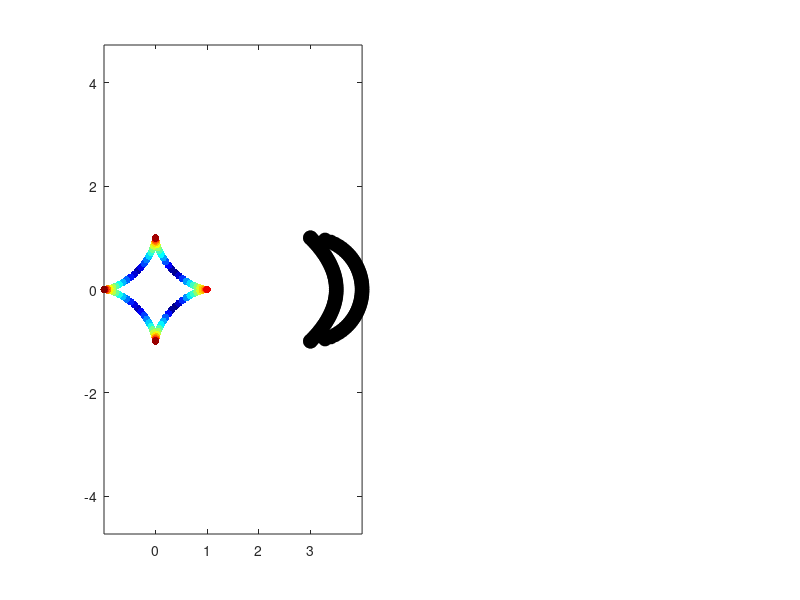

The MATLAB script that drew this image: (Note: this script raises an error after producing the figure.)
%% script to compare the sliced wasserstein formulation for point clouds with exact wasserstein projection
% julien.rabin@unicaen.fr - 2013

clear all, 
%close all,
%clc

% parameters
d = 2; % number of directions
n = 1e2;

Nmax_comp = 2e3; % maximum number of points for comparison with Mosek
Nmax_plot = 5e3; % maximum number of points for color point display


%% 0) Generate input point-clouds

x = linspace(0,1,n)*2*pi;
Y = [];
if 1 % generate curves

    % Y{end+1} = [cos(4*x); sin(4*x) ];  % circle
    % Y{end+1} = [cos(x)+.1*cos(15*x); sin(x)+.1*sin(15*x) ];  % flower
    % Y{end+1} = [cos(x)+.2*cos(15*x); sin(x)+.2*sin(15*x) ];  % flower
    % Y{end+1} = [cos(x); .5*sin(x); ]; % ellipse
    % Y{end+1} = [.5*cos(x)+2; sin(x); ]; % ellipse
    % Y{end+1} = [ 1.2*sin(2*x); .5*cos(x); ]; % 8
    % Y{end+1} = [.5*cos(x); 1.2*sin(2*x); ]; % infinity
    % Y{end+1} = [cos(2*x).^3+4; sin(3*x).^3; ]; % arrow
     Y{end+1} = [cos(x).^3; sin(x).^3 ];  % astroid
     t = linspace(-1,1,n/2); y = t.^2; Y{end+1} = - [ (y+1)/2+0, 1-sqrt(1-y)+0; t,t ]; % Crescent

    % symmetry
    % Y{end+1} = - Y{end};
     
elseif 1

    N = n*3*4*5; % required to get polygone figures
    X = {};

    a = 108/180*pi; % inner pentagone angle
    b = pi-a; cb = cos(b); sb = sin(b);
    c = b - (pi/2 - b); cc = cos(c); sc = sin(c);
    L = 5;

    % circle
    t = (1:N)/N*2*pi;
    X{1} = [cos(t); sin(t)]; % in [-1,1]^2
    
    % square
    n = N/4;
    t = (0:n-1)/n;
    z = zeros(1,n);
    o = z+1;
    X{2} = [ [t;z] , [o;t] , [1-t;o] , [z;1-t] ]*2-1; % in [-1,1]^2
    
    % equilateral triangle
    n = N/3;
    t = (0:n-1)/n;
    z = zeros(1,n);

    X{3} = [ [t;z] , [(2-t)/2 ; t*sqrt(3)/2] , [(1-t)/2 ; (1-t)*sqrt(3)/2] ];
    X{3} = X{3}*2+repmat([-1;-sqrt(3)/2],[1,N]); % in [-1,1]^2
    
    % pentagone
    n = N/5;
    t = (0:n-1)/n;
    z = zeros(1,n);

    X{4} = [ [(t-1)*cb;(1-t)*sb] , [t;z] , [1+t*cb ; t*sb] , [1+cb - t*sc ; sb + cc*t] , [1+cb-sc - t*sc ; sb + cc *(1-t)] ];
    X{4} = X{4} + repmat([-1/2;-sb],[1,N]); % in [-1,1]^2
    
    % star
    o = z+1;
    X{5} = [ [t*(1+cb);t*sb] , [1+cb-t*(1+2*cb);o*sb] , [t*(1+cb)-cb;(1-t)*sb] , [1 + t*(cb-sc) ; (sb + cc)*t] , [(1+cb-sc) * (1 - t); (sb + cc) *(1-t)] ];
    X{5} = X{5} + repmat([-1/2;-sb],[1,N]); % in [-1,1]^2
    %X{5}(1,:) = X{5}(1,:) + (1+cb-sc);
    %X{5}(2,:) = X{5}(2,:) + (sb+cc);

    % select two figures
    Y = {X{4}; X{5}};
    n = N; % Number of points
    
else % mixture of two gaussians
    n1 = round(n/3);
    n2 = n-n1;

    theta = [1/3,0; 2/3,1/4; 1/2,1]*pi % (0:K-1)/K*pi + pi/3; % angle
    sx = [1,1; 1,.5; ]/4; % first  standard deviation
    sy = [1,1; .5,1; ]/4; % second standard deviation
    mux = [-2,0; 1,-1];
    muy = [-2,0; 0,0];
    
    for j = 1:2
        x1 = randn(1,n1) * sx(j,1); x2 = randn(1,n2) * sx(j,2);
        y1 = randn(1,n1) * sy(j,1); y2 = randn(1,n2) * sy(j,2);
        t1 = theta(j,1); t2 = theta(j,2);
        c1 = cos(t1); s1 = sin(t1); c2 = cos(t2); s2 = sin(t2);
        Y{j} = [ c1*x1-s1*y1 + mux(j,1), c2*x2-s2*y2 + mux(j,2); ...
                 s1*x1+c1*y1 + muy(j,1), s2*x2+c2*y2 + muy(j,2); ...
               ];
    end
end

% translation ou scaling
if 1
    Y{2}(1,:) = Y{2}(1,:) + 4;
    Y{2}(2,:) = Y{2}(2,:) + 0;
else
    Y{1} = Y{1}*2;
    Y{2} = Y{2}/2; 
end

if 0 % TEST use random permutation
    for i=1:numel(Y)
        Y{i} = Y{i}(:,randperm(n));
    end
end

nb = figure; 
if n > Nmax_plot
    plot(Y{1}(1,:), Y{1}(2,:), 'or'), hold on
    plot(Y{2}(1,:), Y{2}(2,:), 'og')
else
    if (n <= Nmax_comp)
        subplot(1,2,1)
    end
    colour = jet(n);
    plot(Y{2}(1,:), Y{2}(2,:), 'o', 'MarkerEdgeColor', 'k', ...
        'MarkerFaceColor', 'k', 'MarkerSize',10),
    hold on
    D = Y{1} - repmat(mean(Y{1},2), [1 n]);
    [D,i] = sort(sum(D.^2));
    Y{1} = Y{1}(:,i);
    scatter(Y{1}(1,:), Y{1}(2,:),30,colour,'fill')
end
axis equal  
  
%% 1) Compute SW2 projection from 2 point-clouds
  
% parameters setting
X0 = Y{1};
w = [0 1]; w = w/sum(w); % weights for projection
t = (1:d)/d*pi; % uniform sampling or orientations
options.ndir = d;
options.base = [cos(t); sin(t)]; % directions set
options.step = 1; % descent step (maximum)
options.hessian = 1; % use hessian normalization
options.method = 'stochastic'; % 'grad' or 'stochastic'
options.ortho_base = 1;
options.niter = 1e3;
options.epsi = 1e-3;
options.display = 1;

tic, [SW2_proj,Energ,E] = Sliced_Wasserstein_Barycenter_PointCloud(X0,Y,w,options); toc

figure(nb),
if n > 1e3
    plot(SW2_proj(1,:), SW2_proj(2,:), '.b')
else
    scatter(SW2_proj(1,:), SW2_proj(2,:),30,colour,'fill')
    title(['SW2 projection with ' num2str(options.ndir) ' directions'])
    legend('Y1', 'Y2', 'SW2_proj')
end
drawnow

W2_approx = sum((SW2_proj(:)-X0(:)).^2) % display approx L2-OT cost
      
%% 2) comparison with exact OT (bipartite graph matching with Hungarian Algorithm or Mosek library)

if (n>Nmax_comp)
    disp('STOP : computation may be very long with such number of points !')
    
    return
else
    % build cost matrix : Cij = || Y1(i) - Y2(j) ||^2
    Y12 = repmat(sum(Y{1}.^2,1) , [n 1]); % L2^2 norm of Y1
    Y22 = repmat(sum(Y{2}.^2,1)', [1 n]); 
    costMat = Y12 + Y22 - 2*Y{2}'*Y{1}; % L2^2 distance : figure, imagesc(costMat)
    
    if (n<=2e2) % Hungarian Algorithm
        disp('Hugarian algorithm!')
        tic, 
        [perm,W2] = munkres(costMat');
        toc

    elseif (n<=Nmax_comp) % Mosek
        disp('warning : computation may be very too long with Hugarian algorithm!')
        disp('we use Mosek library instead (faster)')

        % to get a free trial licence, go to : http://license.mosek.com/license2/academic/
        
        [W2,F,perm] = OT_mosek(costMat');
    end
end

W2 % display exact L2-OT cost
W2_proj = Y{2}(:,perm);

figure(nb),
if n > Nmax_plot
    plot(W2_proj(1,:), W2_proj(2,:), 'om')
    title('Wasserstein projection and its sliced approximation')
    legend('Y1', 'Y2', ['SW2_proj, ' num2str(options.ndir) ' dir'], 'W2_proj')
else
    subplot(1,2,2)
    plot(Y{2}(1,:), Y{2}(2,:), 'o', 'MarkerEdgeColor', 'k', ...
        'MarkerFaceColor', 'k', 'MarkerSize',10),
    hold on
    scatter(Y{1}(1,:), Y{1}(2,:),30,colour,'fill')
    
    scatter(W2_proj(1,:), W2_proj(2,:),30,colour,'fill')
    title('W2 projection')
    legend('Y1', 'Y2', 'W2_proj')
    
    axis equal  
end
drawnow


%% 3) Compare point-clouds barycenters

rho = .5; % in [0,1]

 W2_bary = (1-rho)*X0 + rho* W2_proj;
SW2_bary = (1-rho)*X0 + rho*SW2_proj;

% compute the weighted barycenter by interpolating the matching flow
figure, 
plot(Y{1}(1,:), Y{1}(2,:), '.b'), hold on
plot(Y{2}(1,:), Y{2}(2,:), '.k')
plot(SW2_bary(1,:),SW2_bary(2,:), 'xg')
plot( W2_bary(1,:), W2_bary(2,:), 'om')
title('Wasserstein interpolation')
legend('Y1', 'Y2', ['SW2 interp with' num2str(options.ndir) ' dir'], 'W2 interp')

%% 4) density estimation and comparison

% convolution with gaussian kernel
N = 2^8;
d_SW2_bary = 1 - density_estimate(SW2_bary,N,N/100*4);
d_W2_bary  = 1 - density_estimate( W2_bary,N,N/100*4);

figure, 
subplot(1,2,1), imagesc(d_SW2_bary), title('SW2 interpolation')
colormap gray, axis image, axis off,
subplot(1,2,2), imagesc(d_W2_bary ), title(' W2 interpolation') 
colormap gray, axis image, axis off,
  
if 0 % display difference
    figure,
    imagesc(d_SW2_bary - d_W2_bary)
end
